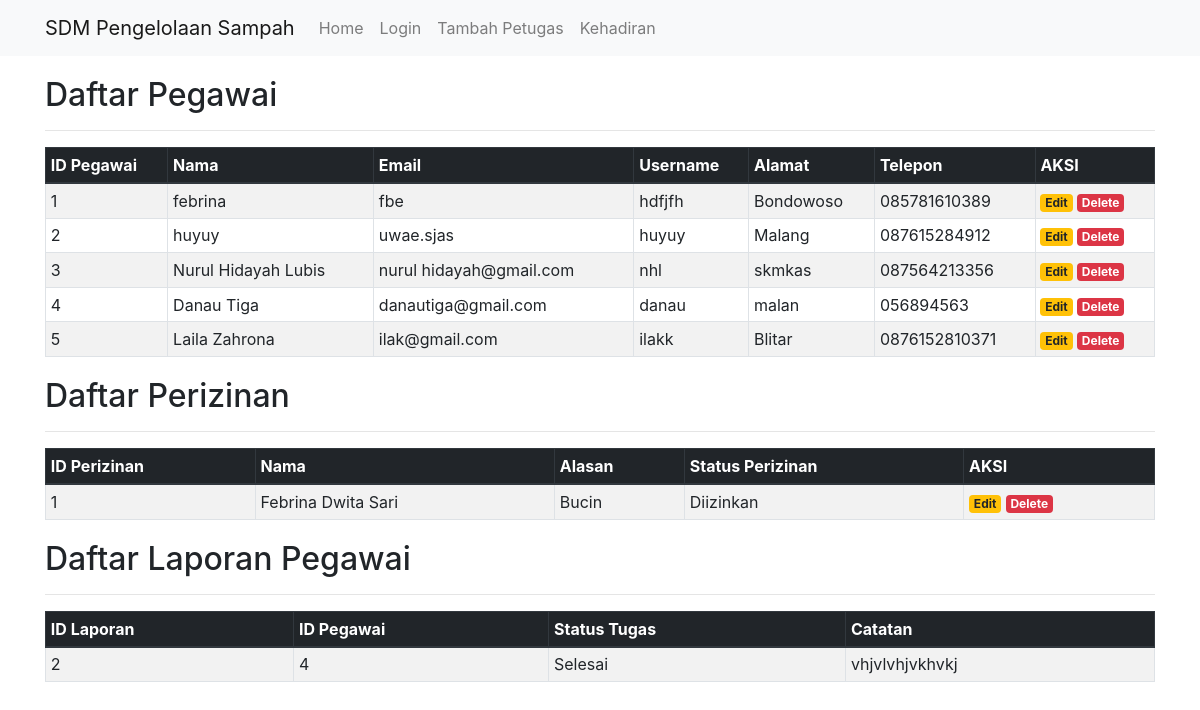
The app's page /admin.php with its own data.
### tables this page shows
CREATE TABLE `pegawai` (
  `id_pegawai` int(11) NOT NULL,
  `nama` varchar(50) DEFAULT NULL,
  `email` varchar(50) DEFAULT NULL,
  `username` varchar(50) DEFAULT NULL,
  `alamat` text DEFAULT NULL,
  `telepon` varchar(50) DEFAULT NULL
);

CREATE TABLE `perizinan` (
  `id_perizinan` int(11) NOT NULL,
  `nama` varchar(20) DEFAULT NULL,
  `alasan` text DEFAULT NULL,
  `status_acc` varchar(20) DEFAULT NULL
);

CREATE TABLE `laporan` (
  `id_laporan` int(11) NOT NULL,
  `id_pegawai` varchar(11) DEFAULT NULL,
  `status_tugas` varchar(50) DEFAULT NULL,
  `catatan` text DEFAULT NULL
);

### admin.php (the view, shortened to what this page needs)
<?php
include('koneksi.php');session_start();
?>
<!DOCTYPE html>
<html>
<head>
    <link rel="stylesheet" href="https://stackpath.bootstrapcdn.com/bootstrap/4.1.3/css/bootstrap.min.css">
</head>
<body>
   <nav class="navbar navbar-expand-lg navbar-light bg-light">
        <div class="container">
                <a class="navbar-brand" href="#">SDM Pengelolaan Sampah</a>
                <div class="collapse navbar-collapse" id="navbarSupportedContent">
                    <ul class="navbar-nav mr-auto">
                        <li class="nav-item">
                            <a class="nav-link" href="index.php">Home</a>
                 </li>
                        <?php if (isset($_SESSION['username'])):?>
                            <li class="nav-item">
                                <a class="nav-link" href="logout.php">Logout</a>
                            </li>
                        <?php else: ?>
                            <li class="nav-item">
                                <a class="nav-link" href="login.php">Login</a>
                            </li>
                        <?php endif ?>
                        <li class="nav-item">
                            <a class="nav-link" href="tambah.php">Tambah Petugas</a>
                        </li>
                         <li class="nav-item">
                            <a class="nav-link" href="view_pembelian.php">Kehadiran</a>
                        </li>
                    </ul>
                </div>
        </div>
    </nav>
    <div class="container" style="margin-top:20px">
        <h2>Daftar Pegawai</h2>
        <hr>
        <table class="table table-striped table-hover table-sm table-bordered">
            <thead class="thead-dark">
                <tr>
                    <th>ID Pegawai</th>
                    <th>Nama</th>
                    <th>Email</th>
                    <th>Username</th>
                    <th>Alamat</th>
                    <th>Telepon</th>
                    <th>AKSI</th>
                </tr>
            </thead>
            <tbody>
                <?php
                $sql = mysqli_query($koneksi, "SELECT * FROM pegawai") or die(mysqli_error($koneksi));
                if(mysqli_num_rows($sql) > 0){
                    while($data = mysqli_fetch_assoc($sql)){
                        echo '
                        <tr>
                            <td>'.$data['id_pegawai'].'</td>
                            <td>'.$data['nama'].'</td>
                            <td>'.$data['email'].'</td>
                            <td>'.$data['username'].'</td>
                            <td>'.$data['alamat'].'</td>
                            <td>'.$data['telepon'].'</td>
                            <td>
                                <a href="edit.php?id_pegawai='.$data['id_pegawai'].'" class="badge badge-warning">Edit</a>
                                <a href="delete.php?id_pegawai='.$data['id_pegawai'].'" class="badge badge-danger" onclick="return confirm(\'Yakin ingin menghapus data ini?\')">Delete</a>
                            </td>
                        </tr>
                        ';
                    }
                }else{
                    echo '
                    <tr>
                        <td colspan="6">Tidak ada data.</td>
                    </tr>
                    ';
                }
                ?>
        </table>
    </div>
    <div class="container" style="margin-top:20px">
        <h2>Daftar Perizinan</h2>
        <hr>
        <table class="table table-striped table-hover table-sm table-bordered">
            <thead class="thead-dark">
                <tr>
                    <th>ID Perizinan</th>
                    <th>Nama</th>
                    <th>Alasan</th>
                    <th>Status Perizinan</th>
                    <th>AKSI</th>
                </tr>
            </thead>
            <tbody>
                <?php
                $sql = mysqli_query($koneksi, "SELECT * FROM perizinan") or die(mysqli_error($koneksi));
                if(mysqli_num_rows($sql) > 0){
                    while($data = mysqli_fetch_assoc($sql)){
                        echo '
                        <tr>
                            <td>'.$data['id_perizinan'].'</td>
                            <td>'.$data['nama'].'</td>
                            <td>'.$data['alasan'].'</td>
                            <td>'.$data['status_acc'].'</td>
                            <td>
                                <a href="edit_perizinan.php?id_perizinan='.$data['id_perizinan'].'" class="badge badge-warning">Edit</a>
                                <a href="delete.php?id_perizinan='.$data['id_perizinan'].'" class="badge badge-danger" onclick="return confirm(\'Yakin ingin menghapus data ini?\')">Delete</a>
                            </td>
                        </tr>
                        ';
                    }
                }else{
                    echo '
                    <tr>
                        <td colspan="6">Tidak ada data.</td>
                    </tr>
                    ';
                }
                ?>
        </table>
    </div>
    <div class="container" style="margin-top:20px">
        <h2>Daftar Laporan Pegawai</h2>
        <hr>
        <table class="table table-striped table-hover table-sm table-bordered">
            <thead class="thead-dark">
                <tr>
                    <th>ID Laporan</th>
                    <th>ID Pegawai</th>
                    <th>Status Tugas</th>
                    <th>Catatan</th>
                </tr>
            </thead>
            <tbody>
                <?php
                $sql = mysqli_query($koneksi, "SELECT * FROM laporan") or die(mysqli_error($koneksi));
                if(mysqli_num_rows($sql) > 0){
                    while($data = mysqli_fetch_assoc($sql)){
                        echo '
                        <tr>
                            <td>'.$data['id_laporan'].'</td>
                            <td>'.$data['id_pegawai'].'</td>
                            <td>'.$data['status_tugas'].'</td>
                            <td>'.$data['catatan'].'</td>
                        </tr>
                        ';
                    }
                }else{
                    echo '
                    <tr>
                        <td colspan="6">Tidak ada data.</td>
                    </tr>
                    ';
                }
                ?>
        </table>
    </div>
</body>
</html>

### records on screen
pegawai: id_pegawai "1", nama "febrina", email "fbe", username "hdfjfh", alamat "Bondowoso", telepon "085781610389"
pegawai: id_pegawai "2", nama "huyuy", email "uwae.sjas", username "huyuy", alamat "Malang", telepon "087615284912"
pegawai: id_pegawai "3", nama "Nurul Hidayah Lubis", email "nurul hidayah@gmail.com", username "nhl", alamat "skmkas", telepon "087564213356"
pegawai: id_pegawai "4", nama "Danau Tiga", email "danautiga@gmail.com", username "danau", alamat "malan", telepon "056894563"
pegawai: id_pegawai "5", nama "Laila Zahrona", email "ilak@gmail.com", username "ilakk", alamat "Blitar", telepon "0876152810371"
perizinan: id_perizinan "1", nama "Febrina Dwita Sari", alasan "Bucin", status_acc "Diizinkan"
laporan: id_laporan "2", id_pegawai "4", status_tugas "Selesai", catatan "vhjvlvhjvkhvkj"
